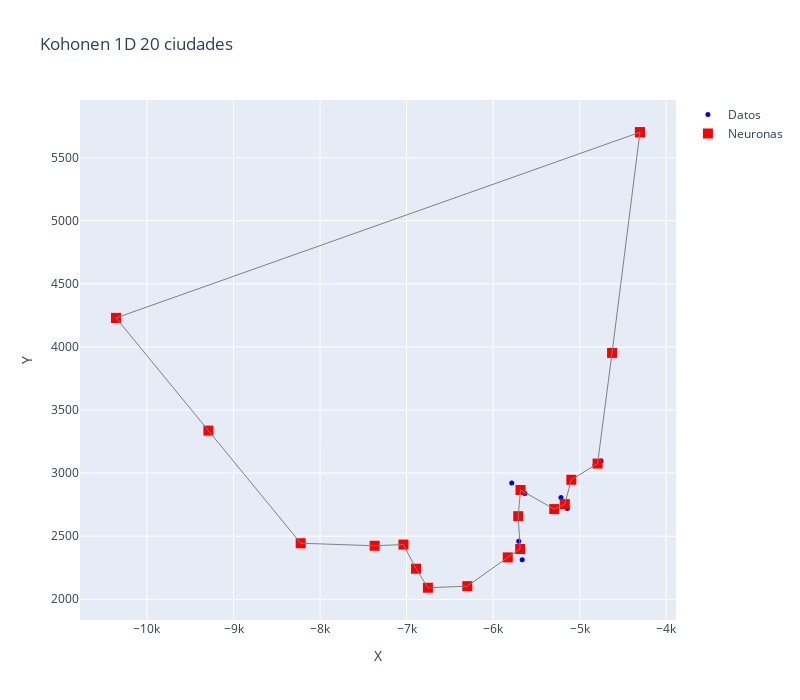

Write notebook code for a chart like this one.
### Code cell
resultados_20 = entrenar_1D_unico(
    dataset_20,
    alpha=0.5,
    iteraciones=3000,
    varianza=2,
    multiplicador=1 # doble de neuronas para que haga super overfitting, que parecería ser lo ideal para TSP
)
# con interplocación

### Figure 1 — Plotly figure (JSON) as saved in the notebook; plotly's stock layout.template omitted (floating-point values rounded to 4 significant figures)
{"data": [{"marker": {"color": "blue", "size": 5}, "mode": "markers", "name": "Datos", "type": "scatter", "x": [-6891.0, -5633.0, -5096.0, -7369.0, -4303.0, -5216.0, -7036.0, -10360.0, -5785.0, -5704.0, -5710.0, -5831.0, -5142.0, -5664.0, -4822.0, -6754.0, -8224.0, -5294.0, -4752.0, -6298.0], "y": [2242.0, 2839.0, 2947.0, 2424.0, 5702.0, 2806.0, 2434.0, 4230.0, 2921.0, 2460.0, 2659.0, 2332.0, 2720.0, 2313.0, 3062.0, 2091.0, 2444.0, 2715.0, 3096.0, 2104.0]}, {"marker": {"color": "red", "size": 10, "symbol": "square"}, "mode": "markers", "name": "Neuronas", "type": "scatter", "x": [-6754.0, -6298.0, -5831.0, -5687.0, -5710.0, -5684.0, -5294.0, -5172.0, -5096.0, -4793.0, -4626.0, -4303.0, -4304.0, -10360.0, -10360.0, -9290.0, -8224.0, -7369.0, -7036.0, -6891.0], "y": [2091.0, 2104.0, 2332.0, 2399.0, 2659.0, 2866.0, 2715.0, 2754.0, 2947.0, 3076.0, 3953.0, 5702.0, 5702.0, 4230.0, 4230.0, 3337.0, 2444.0, 2424.0, 2434.0, 2242.0]}, {"line": {"color": "gray", "width": 1}, "mode": "lines", "showlegend": false, "type": "scatter", "x": [-6754.0, -6298.0], "y": [2091.0, 2104]}, {"line": {"color": "gray", "width": 1}, "mode": "lines", "showlegend": false, "type": "scatter", "x": [-6298.0, -5831.0], "y": [2104, 2332.0]}, {"line": {"color": "gray", "width": 1}, "mode": "lines", "showlegend": false, "type": "scatter", "x": [-5831.0, -5687.0], "y": [2332.0, 2399.0]}, {"line": {"color": "gray", "width": 1}, "mode": "lines", "showlegend": false, "type": "scatter", "x": [-5687.0, -5710.0], "y": [2399.0, 2659.0]}, {"line": {"color": "gray", "width": 1}, "mode": "lines", "showlegend": false, "type": "scatter", "x": [-5710.0, -5684.0], "y": [2659.0, 2866.0]}, {"line": {"color": "gray", "width": 1}, "mode": "lines", "showlegend": false, "type": "scatter", "x": [-5684.0, -5294.0], "y": [2866.0, 2715.0]}, {"line": {"color": "gray", "width": 1}, "mode": "lines", "showlegend": false, "type": "scatter", "x": [-5294.0, -5172.0], "y": [2715.0, 2754.0]}, {"line": {"color": "gray", "width": 1}, "mode": "lines", "showlegend": false, "type": "scatter", "x": [-5172.0, -5096.0], "y": [2754.0, 2947.0]}, {"line": {"color": "gray", "width": 1}, "mode": "lines", "showlegend": false, "type": "scatter", "x": [-5096.0, -4793.0], "y": [2947.0, 3076.0]}, {"line": {"color": "gray", "width": 1}, "mode": "lines", "showlegend": false, "type": "scatter", "x": [-4793.0, -4626.0], "y": [3076.0, 3953.0]}, {"line": {"color": "gray", "width": 1}, "mode": "lines", "showlegend": false, "type": "scatter", "x": [-4626.0, -4303.0], "y": [3953.0, 5702.0]}, {"line": {"color": "gray", "width": 1}, "mode": "lines", "showlegend": false, "type": "scatter", "x": [-4303.0, -4304.0], "y": [5702.0, 5702.0]}, {"line": {"color": "gray", "width": 1}, "mode": "lines", "showlegend": false, "type": "scatter", "x": [-4304.0, -10360.0], "y": [5702.0, 4230.0]}, {"line": {"color": "gray", "width": 1}, "mode": "lines", "showlegend": false, "type": "scatter", "x": [-10360.0, -10360.0], "y": [4230.0, 4230.0]}, {"line": {"color": "gray", "width": 1}, "mode": "lines", "showlegend": false, "type": "scatter", "x": [-10360.0, -9290.0], "y": [4230.0, 3337.0]}, {"line": {"color": "gray", "width": 1}, "mode": "lines", "showlegend": false, "type": "scatter", "x": [-9290.0, -8224.0], "y": [3337.0, 2444.0]}, {"line": {"color": "gray", "width": 1}, "mode": "lines", "showlegend": false, "type": "scatter", "x": [-8224.0, -7369.0], "y": [2444.0, 2424.0]}, {"line": {"color": "gray", "width": 1}, "mode": "lines", "showlegend": false, "type": "scatter", "x": [-7369.0, -7036.0], "y": [2424.0, 2434.0]}, {"line": {"color": "gray", "width": 1}, "mode": "lines", "showlegend": false, "type": "scatter", "x": [-7036.0, -6891.0], "y": [2434.0, 2242.0]}, {"line": {"color": "gray", "width": 1}, "mode": "lines", "showlegend": false, "type": "scatter", "x": [-6891.0, -6754.0], "y": [2242.0, 2091.0]}], "layout": {"height": 700, "showlegend": true, "title": {"text": "Kohonen 1D 20 ciudades"}, "width": 800, "xaxis": {"title": {"text": "X"}}, "yaxis": {"title": {"text": "Y"}}}}
